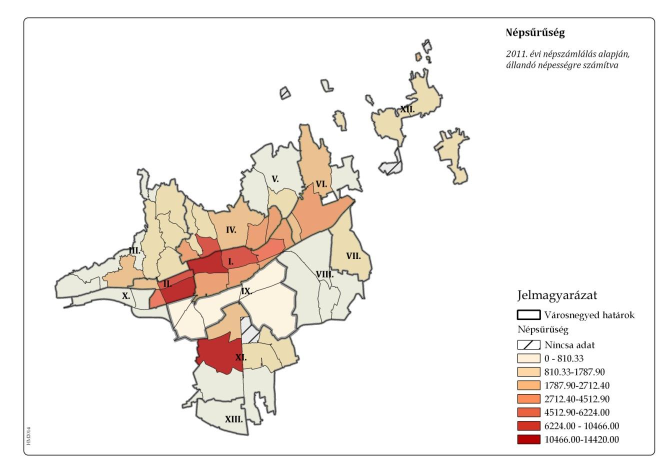
#> input picture data/neighborhoods/sources/municipal-pecs-first-inferred/pecs-p63-density.jpeg, 1341 x 946 px, found by its file name (shown at 1/2 size)
$ python derive-final-gaps.py
#> lines starting #> are read from the running program, lines starting #| are printed output that depends on the picture; after the words box and inside, x2 and y2 are one past the last pixel; in counts of white or black regions, pixels touching at a corner belong together
#!/usr/bin/env python3
"""Observed source-cell and explicitly approved manual-stroke gap contours; inferred placement only."""
from pathlib import Path
import argparse,json,hashlib,math,os,unicodedata
os.environ['PROJ_NETWORK']='OFF'
import numpy as np
from PIL import Image
from scipy import ndimage
from shapely.geometry import Polygon,Point,box,shape,mapping
from shapely.ops import unary_union,transform
from pyproj import Transformer
P=Path(__file__).resolve().parent
URL='https://logoweb.pecs.hu/download/koncepcio/ITS.pdf';PDFSHA='995d0db03e454a34046b248526e0882aee26ffbf40ba916e996afa4c8b49f6b1'
def load(n):return json.loads((P/n).read_text())
def sha(n):return hashlib.sha256((P/n).read_bytes()).hexdigest()
def enc(d):return json.dumps(d,ensure_ascii=False,indent=2,allow_nan=False)+'\n'
def norm(s):return ''.join(c for c in unicodedata.normalize('NFD',s.lower())if c.isalnum())
def ph(q):return hashlib.sha256(json.dumps(sorted(q),separators=(',',':')).encode()).hexdigest()
def pathhash(q):return hashlib.sha256(json.dumps(q,separators=(',',':')).encode()).hexdigest()
def cells(a):
 r=[]
 for y in np.flatnonzero(a.any(1)):
  z=np.r_[False,a[y],False];e=np.flatnonzero(z[1:]!=z[:-1]);r.extend(box(float(x)-.5,float(y)-.5,float(b)-.5,float(y)+.5)for x,b in zip(e[::2],e[1::2]))
 g=unary_union(r);assert g.geom_type=='Polygon'and g.is_valid
 return g

def build():
 rgb=np.array(Image.open(P/'pecs-p63-density.jpeg').convert('RGB')).astype(int);stroke=((rgb.max(2)<200)&(rgb.max(2)-rgb.min(2)<110))|(rgb[:,:,0]<ndimage.median_filter(rgb[:,:,0],7)-16);labels,n=ndimage.label(~stroke);assert n==221
#> after `stroke = (rgb.max(2) < 200) & (rgb.max(2) - rgb.min(2) < 110) | (rgb[:`:
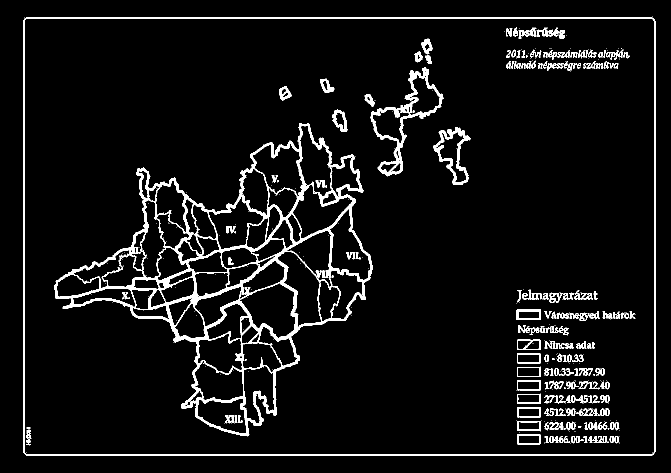
#> stroke: shape (946, 1341) bool (shown at 1/2 size); 6.1% white; 465 white regions (276 under 20 px), largest, box (x1, y1, x2, y2) and area: (108, 246, 746, 873) 37461, (46, 34, 1311, 912) 12747, (741, 135, 887, 353) 4413
#> after `labels, n = ndimage.label(~stroke)`:
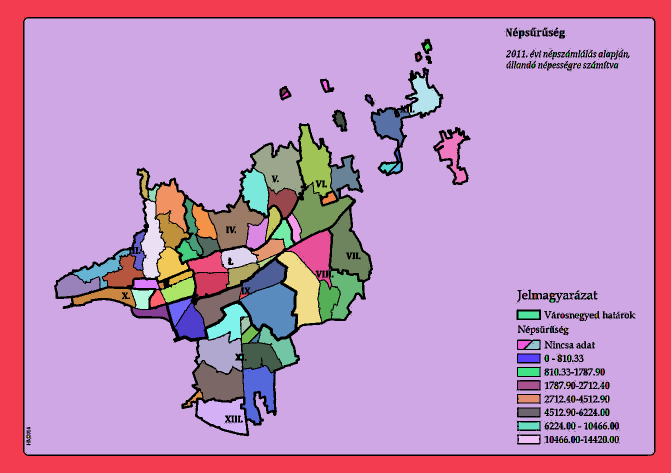
#> labels: shape (946, 1341) int32 (shown at 1/2 size); 222 distinct labels, from 0 to 221; one colour per label, 0 black
#> after `labels, n = ndimage.label(~stroke)`: n = 221
 first=load('admitted-cohort-exclusions.json');oldids={r['sourceCellId']for r in first['records']};oldnames={r['sourceName']for r in first['records']};names=load('independent-kisbalokany-siklosi-name-review.json')['records'];holes=load('central-cell-cartographic-hole-decisions.json');approved={r['sourcePixelSetSha256']:r for r in holes['records']};native=[];rawcells=[]
 for r in names:
  cid=r['reviewedSourceComponentId'];name=r['sourceName'];seed=r['verifiedDensityInteriorPixel'];assert cid not in oldids and name not in oldnames and int(labels[seed[1],seed[0]])==cid;reg=labels==cid;g=cells(reg);assert g.area==reg.sum();interpreted=reg.copy();restorations=[]
  for ring in g.interiors:
   hole=Polygon(ring);a,b,c,d=hole.bounds;pixels=[[x,y]for y in range(math.ceil(b),math.floor(d)+1)for x in range(math.ceil(a),math.floor(c)+1)if hole.contains(Point(x,y))];h=ph(pixels);dec=approved[h];assert dec['restorationApproved']and dec['sourceComponentId']==cid
   assert all(stroke[y,x]and labels[y,x]==0 and all(labels[yy,xx]in(0,cid)for xx,yy in [(x-1,y),(x+1,y),(x,y-1),(x,y+1)])for x,y in pixels)
   for x,y in pixels:interpreted[y,x]=True
   restorations.append({'sourcePixelSetSha256':h,'pixels':pixels,'classification':dec['classification']})
  final=cells(interpreted);assert not final.interiors and Polygon(g.exterior).equals(final);assert not(reg[0].any()or reg[-1].any()or reg[:,0].any()or reg[:,-1].any())
  rawcells.append({'sourceName':name,'sourceCellId':cid,'rawOriginalPixelCount':int(reg.sum()),'rawPixelCellGeometry':mapping(g),'interpretedPixelCellGeometry':mapping(final),'restorations':restorations,'externalSourceEdgesChanged':False})
  native.append({'sourceName':name,'sourceCellId':cid,'method':'original_closed_figure12_free_cell_with_exact_approved_internal_spots','sourceFigure':12,'sourcePdfPageOneBased':63,'sourceImage':'pecs-p63-density.jpeg','sourceImageSha256':sha('pecs-p63-density.jpeg'),'nativePixelGeometry':mapping(final),'sourceNameEvidence':r,'sourceContourAuthority':'independent-kisbalokany-siklosi-name-review.json','rawPixelCount':int(reg.sum()),'restoredOriginalPixelCount':sum(len(h['pixels'])for h in restorations),'sourceQuarterWholeExtentApproved':True})
 islands=load('independent-manual-islands-review.json')
 for r in islands['records']:
  if not r['sourceContourApprovedForInferredDerivation']:continue
  assert r['sourceName']=='M utca'and r['completeLiteralSourceContourCertified']and r['simpleRingIndependentlyVerified'];g=shape(r['approvedPixelGeometry']);assert g.is_valid and g.area==r['sourcePixelCenterRingArea']
  native.append({'sourceName':r['sourceName'],'sourceCellId':None,'sourceManualTraceId':'figure9-M-utca-original-stroke-centres','method':'manual_closed_original_graphic_stroke_pixel_centres','sourceFigure':9,'sourcePdfPageOneBased':48,'sourceImage':'pecs-p48-names.jpeg','sourceImageSha256':sha('pecs-p48-names.jpeg'),'nativePixelGeometry':r['approvedPixelGeometry'],'literalStrokePixelPath':r['path'],'strokePixelPathSha256':pathhash(r['path']),'sourceNameEvidence':{'sourceLabelAnchorPixel':r['sourceLabelAnchorPixel'],'wholeFineUnitEvidence':r['sourceWholeUnitIdentityEvidence']},'sourceContourAuthority':'independent-manual-islands-review.json','sourceQuarterWholeExtentApproved':True,'sourceGraphicReadingLimit':'Selected representative path within thick rasterized original graphic; no surveyed/subpixel precision or error bound asserted.'})
 manual=load('manual-hatched-stroke-candidates.json');review=load('independent-manual-hatched-review.json');byqa={r['sourceName']:r for r in review['records']}
 for r in manual['records']:
  qa=byqa[r['sourceName']];assert qa['sourceContourApprovedForInferredDerivation'];g=shape(r['pixelGeometry']);assert g.is_valid and not g.interiors and r['allPathPixelsAreOriginalDeclaredStroke']and r['allSuccessivePathPixels8Adjacent']and not r['repeatedNonClosingVertices']and not r['otherFreeCellIdsInside']
  native.append({'sourceName':r['sourceName'],'sourceCellId':None,'sourceComponentIdsWithinManualContour':[int(x)for x in r['expectedFragmentCoverage']],'sourceManualTraceId':'figure12-'+norm(r['sourceName'])+'-original-stroke-centres','method':'manual_closed_original_graphic_stroke_pixel_centres','sourceFigure':12,'sourcePdfPageOneBased':63,'sourceImage':'pecs-p63-density.jpeg','sourceImageSha256':sha('pecs-p63-density.jpeg'),'nativePixelGeometry':r['pixelGeometry'],'literalStrokePixelPath':r['sourcePixelPath'],'strokePixelPathSha256':pathhash(r['sourcePixelPath']),'sourceSegmentProvenance':r['sourceSegmentProvenance'],'sourceNameEvidence':qa,'sourceContourAuthority':'independent-manual-hatched-review.json','sourceQuarterWholeExtentApproved':True,'sourceGraphicReadingLimit':'Manual representative route through actual thick original outer-stroke pixels; junction/printing-width ambiguity unquantified. Thematic hatch strokes remain interior and are not treated as quarter separators.'})
 assert len(native)==5 and not({r['sourceName']for r in native}&oldnames)
 A=np.array(load('pecs-image-alignment.json')['matrixNamesPixelsToDensityPixels']);B=np.array(load('pecs-registration-northwest-only-diagnostic.json')['matrixPixelToEov']);inv=np.linalg.inv(A[:2]);t=Transformer.from_crs(23700,4326,always_xy=True)
 def density_names(x,y):return ((x-A[2,0])*inv[0,0]+(y-A[2,1])*inv[1,0],(x-A[2,0])*inv[0,1]+(y-A[2,1])*inv[1,1])
 def names_geo(x,y,z=None):return t.transform(x*B[0,0]+y*B[1,0]+B[2,0],x*B[0,1]+y*B[1,1]+B[2,1])
 def density_geo(x,y,z=None):return names_geo(*density_names(x,y))
 def names_density(x,y,z=None):return (x*A[0,0]+y*A[1,0]+A[2,0],x*A[0,1]+y*A[1,1]+A[2,1])
 features=[];proof=[]
 for r in native:
  g=shape(r['nativePixelGeometry']);world=transform(names_geo if r['sourceFigure']==9 else density_geo,g);density=transform(names_density,g)if r['sourceFigure']==9 else g;assert world.is_valid and not world.interiors
  props={'name':r['sourceName'],'municipality':'Pécs','boundaryKind':'inferred_area','candidateBoundaryKind':'neighbourhood','estimated':True,'canonicalNameIsNeighborhood':False,'sourceContourIsObserved':True,'sourceContourType':r['method'],'sourceCellId':r['sourceCellId'],'sourceManualTraceId':r.get('sourceManualTraceId'),'sourceComponentIdsWithinManualContour':r.get('sourceComponentIdsWithinManualContour',[]),'sourceNativePixelGeometrySha256':hashlib.sha256(json.dumps(r['nativePixelGeometry'],sort_keys=True,separators=(',',':')).encode()).hexdigest(),'sourceContourAuthority':r['sourceContourAuthority'],'sourceQuarterWholeExtentApproved':True,'sourceNameEvidence':r['sourceNameEvidence'],'sourceGraphicReadingLimit':r.get('sourceGraphicReadingLimit'),'cartographicRestoredPixelCount':r.get('restoredOriginalPixelCount',0),'externalSourceOutlineChanged':False,'sourceIsOfficial':False,'sourceIsHardBoundary':False,'usableForAddressAssignment':False,'reviewStatus':'estimated_candidate_not_verified','georeferencingStatus':'frozen_first_cohort_estimated_geographic_alignment_not_verified','georeferencingIsApproximate':True,'claimedAbsoluteAccuracy':None,'claimedAbsoluteAccuracyMetres':None,'sourcePeriod':'2021 municipal ITS publication;2011 census themes and2014 map-production annotation; original boundary survey date unknown','method':'Actual distinct original closed Figure12 source cell or independently approved manual closed route through original quarter-outline stroke pixels. Every source segment retained with provenance. Same frozen first-cohort pixel-to-EOV estimate; no new geographic controls/model, repair, clipping, snap, buffer, inferred city complement or current-name-point extent.','sourceDocuments':[{'url':URL,'sha256':PDFSHA,'pdfPageOneBased':r['sourcePdfPageOneBased'],'figure':r['sourceFigure']}],'evidenceUrls':[URL],'placementUncertainty':'Inherited geographic placement remains unverified; actual printed-stroke interpretation and historical/current footprint differences are unquantified. No absolute error radius asserted.','license':'Municipal map reuse rights unverified; ODbL for archived OSM calibration evidence.'}
  f={'type':'Feature','id':'pecs-final-gap:'+norm(r['sourceName']),'geometry':mapping(world),'properties':props};features.append(f);proof.append({'name':r['sourceName'],'sourceFigure':r['sourceFigure'],'sourceMethod':r['method'],'nativePixelGeometry':r['nativePixelGeometry'],'densityFramePixelGeometry':mapping(density),'worldGeometryValid':True,'geographicPlacementVerified':False})
 oldworld=[shape(f['geometry'])for prefix in ['first','remaining']for f in load(prefix+'-source-inferred.geojson')['features']];newworld=[shape(f['geometry'])for f in features];oldpixel=[shape(r['interpretedPixelCellGeometry'])for prefix in ['first','remaining']for r in load(prefix+'-conversion-proof.json')['records']];newpixel=[shape(r['densityFramePixelGeometry'])for r in proof]
 world_overlap=max(g.intersection(o).area for g in newworld for o in oldworld);pixel_overlap=max(g.intersection(o).area for g in newpixel for o in oldpixel);within=max([g.intersection(h).area for i,g in enumerate(newworld)for h in newworld[:i]]or[0]);assert world_overlap<1e-16 and pixel_overlap<1e-8 and within<1e-16,(world_overlap,pixel_overlap,within)
 return {'type':'FeatureCollection','status':'estimated_geographic_placement_only','claimedAbsoluteAccuracy':None,'features':features},{'schemaVersion':1,'sourceFeatureCount':5,'sourceNativeContourRecords':native,'records':proof,'exactApprovedMaskPixelsRestored':3,'newNewWorldMaximumOverlapDegreesSquared':within,'newAdmitted60WorldMaximumOverlapDegreesSquared':world_overlap,'newAdmitted60SourceFrameMaximumOverlapPixelsSquared':pixel_overlap,'geographicPlacementVerified':False,'primaryApprovedCount':0,'claimedAbsoluteAccuracy':None,'newGeographicModelFitted':False,'oldCohortsOrRootFilesModified':False},{'schemaVersion':1,'records':rawcells}

def main():
 a=argparse.ArgumentParser();a.add_argument('--check',action='store_true');args=a.parse_args();fc,p,raw=build()
 for n,d in [('source-inferred.geojson',fc),('conversion-proof.json',p),('central-raw-pixel-cells.json',raw)]:
  s=enc(d)
  if args.check:assert(P/n).read_text()==s,n
  else:(P/n).write_text(s)
 print(json.dumps({'sourceFeatures':5,'primary':0,'claimedAbsoluteAccuracy':None,'overlapWithAdmitted60':p['newAdmitted60WorldMaximumOverlapDegreesSquared'],'check':args.check}))
#> (the run stopped early here; a loop or call above may not have finished)

$ run again, with data/neighborhoods/sources/municipal-pecs-first-inferred/pecs-review-single-pixel-holes-contact.png saved as data/neighborhoods/sources/municipal-pecs-first-inferred/pecs-p63-density.jpeg
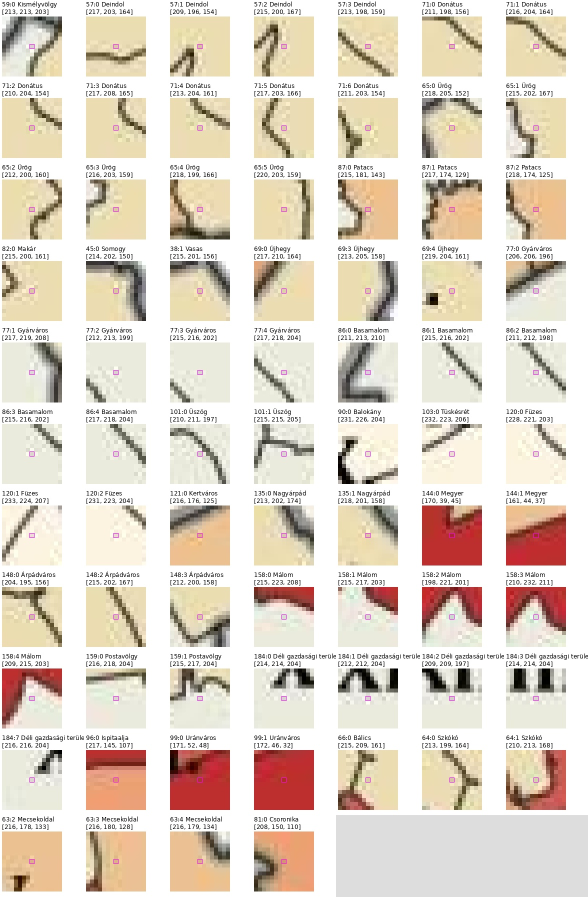
#> input picture data/neighborhoods/sources/municipal-pecs-first-inferred/pecs-review-single-pixel-holes-contact.png, 1176 x 1793 px, found by its file name (shown at 1/2 size)
#> in build, `stroke = (rgb.max(2) < 200) & (rgb.max(2) - rgb.min(2) < 110) | (rgb[:`:
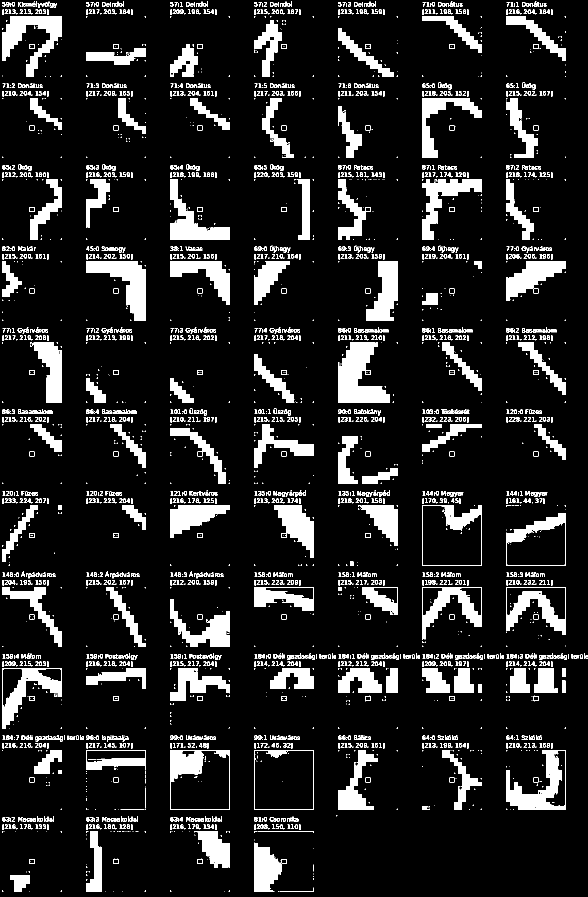
#> stroke: shape (1793, 1176) bool (shown at 1/2 size); 12.8% white; 3069 white regions (1523 under 20 px), largest, box (x1, y1, x2, y2) and area: (676, 685, 780, 805) 7541, (172, 522, 292, 642) 6402, (4, 33, 124, 153) 6015
#> in build, `labels, n = ndimage.label(~stroke)`:
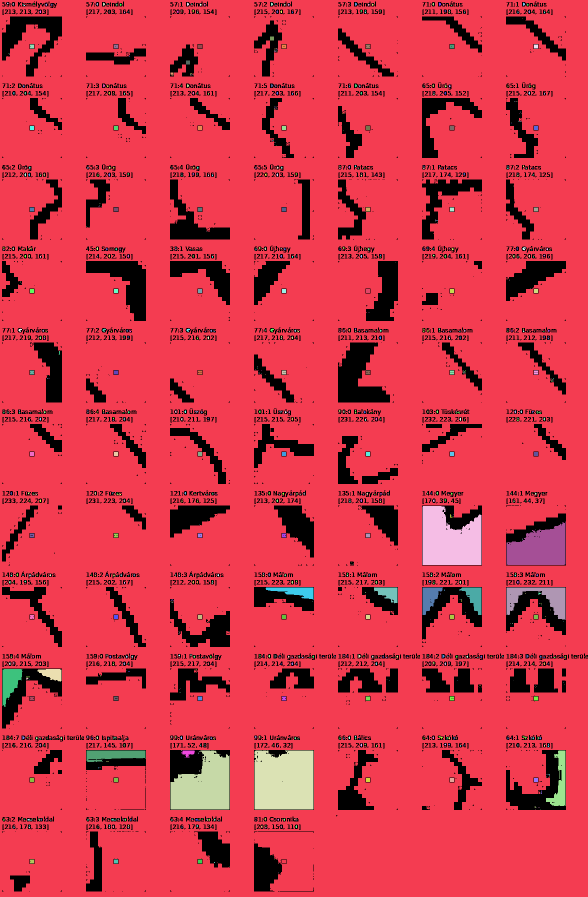
#> labels: shape (1793, 1176) int32 (shown at 1/2 size); 983 distinct labels, from 0 to 982; one colour per label, 0 black
#> n = 982
